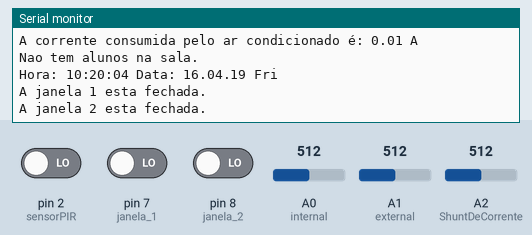
The sketch below on a simulated Arduino Uno, built with avr-gcc and run on an emulated ATmega328P. Parts: the last lines printed to the serial monitor. The inputs (shaded band) are chosen by the test bench; at power-on: A2 (ShuntDeCorrente) = 512, A0 (internal) = 512, pin 2 (sensorPIR) LOW, pin 7 (janela_1) LOW, pin 8 (janela_2) LOW, A1 (external) = 512. The local clock reads 2024-03-15 10:24:30 at power-on unless the sketch sets it.

Above: at 5.0 s.
5.1 s: A2 (ShuntDeCorrente) set to 495
At 6.9 s:
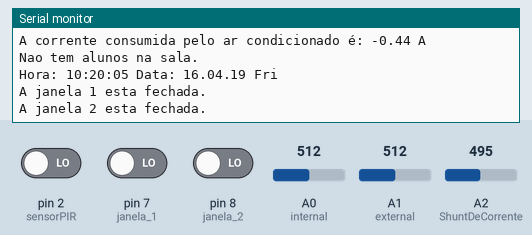
13.3 s: A0 (internal) set to 214
At 15.1 s:
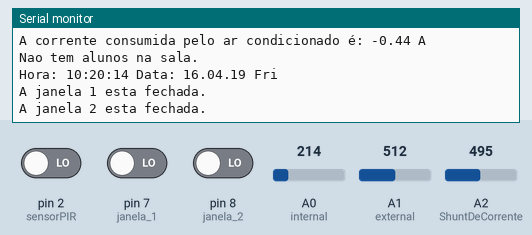
17.7 s: A0 (internal) set to 193
At 18.6 s:
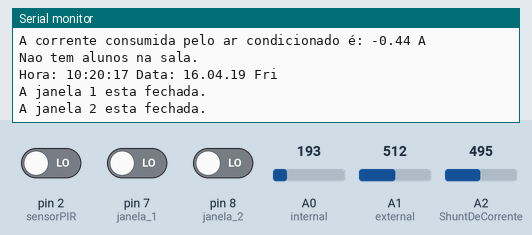
Timing chart, 0 to 20.7 s (numbered marks = the images above; inputs shaded):
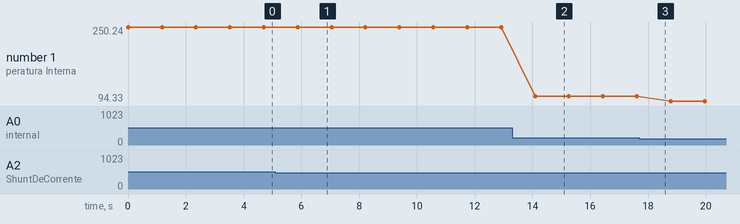

The sketch:

Software_do_sistema.ino
```cpp
/*
 * =====================================================================================================
 * Projeto: Função de medir temperatura
 * Autores: Elismar Silva Pereira, Bruna Cavalcanti
 * Professor: Moacy
 * =====================================================================================================
 *
 *
 * Logs do programa:
 *
 *  Versão 0.1a (07 de abril de 2019):
 *    -Principais Funções adicionadas;
 *    -Leitura de sensores e mapeamento de hardware;
 *    -Suporte para sensor de presença, monitor real de tempoe leitura de temperatura;
 *
 *    Versão 0.1.2a (11 de abril de 2019):
 *      -Modificação nas funções de temperaturas
 *      -Correção do BUG de escrita no Monitor Serial
 *
 *
 *  Versão 0.2a(14 de abril de 2019):
 *    -Adicionado prototipo para sensores magnéticos;
 *
 *
 *  Versão 0.3a (20 de abril de 2019):
 *    -Adicionado testes para monitoramento Serial (comunicação serial);
 *
 *
 *  Versão 0.4a (23 de abril de 2019):
 *    -Adicionado a função para calculo da corrente
 *      Obs: O calculo foi feito utilizando como referencia o circuito integrado ACS712 em sua versão x05B.
 *            Caso o usuário estiver usando outro modelo, mude a variável sensibilidade levando como referência
 *            a seguinte tabela:
 *                º x05B:
 *                  Sensibilidade = 0.185
 *
 *                º x20A:
 *                  Sensibilidade = 0.1
 *
 *                º X30A:
 *                  Sensibilidade = 0.066
 *
 *    Versão 0.4.1a (24 de abril de 2019):
 *      -Calculo de corrente modificado para uma maior precisão de leitura e escrita de dados
 *
 *
 *
 *
 */


//==================== Bibliotecas ====================
#include <DS1307.h> //Biblioteca do módulo DS1307 (Real Time Clock)


//====================  Hardware ======================
#define internal A0
#define external A1
#define ShuntDeCorrente A2
#define sensorPIR 2
#define janela_1 7
#define janela_2 8


//=============== Funções auxiliares ==================
void temperaturaInterna();
void temperaturaExterna();
void presencaAmbiente();
void CalculoCorrente();
void verificacaodeTempo();
void sensorMagnetico1();
void sensorMagnetico2();


//=================== Variáveis ========================
float temperaturaint = 0.00;
float temperaturaext = 0.00;
boolean presenca;
boolean janela1 = false;
boolean janela2 = false;
boolean LuzAmbiente = false;

//Função para chamar o módulo RTC com o objeto "rtc"
DS1307 rtc(A4,A5);  //SDA/SDL


//Setup
void setup() {
  //Para comunicação SERIAL
  Serial.begin(9600);

  //Setagem de pinos
  pinMode(internal, INPUT);
  pinMode(external, INPUT);
  pinMode(sensorPIR, INPUT);
  pinMode(janela_1, INPUT);
  pinMode(janela_2, INPUT);

  //Módulo DS-1307

  rtc.halt(false); //Aciona o relogio
  rtc.setDOW(MONDAY); //Dia da semana
  rtc.setTime(10,20,0); //Horário
  rtc.setDate(16,04,2019); //Data

  rtc.setSQWRate(SQW_RATE_1);
  rtc.enableSQW(true);
}


// Loop infinito
void loop() {
  temperaturaInterna();
  delay(1);
  temperaturaExterna();
  delay(1);
  CalculoCorrente();
  delay(1);
  presencaAmbiente();
  delay(1);
  verificacaodeTempo();
  delay(1);
  sensorMagnetico1();
  delay(1);
  sensorMagnetico2();
  delay(1000);
}


//Função para medir temperatura
void temperaturaInterna()
{
  temperaturaint = (float(analogRead(A0))*5/1023)/0.01;   //Calculo da temperatura
  Serial.print("Temperatura Interna: ");                  //Printo a temperatura interna
  Serial.print(temperaturaint);
  Serial.println(" C");
}


//Função para medir temperatura
void temperaturaExterna()
{
  temperaturaext = (float(analogRead(A1))*5/1023)/0.01;   //Calculo da temperatura
  Serial.print("Temperatura Externa: ");                  //Printo a temperatura interna
  Serial.print(temperaturaext);
  Serial.println(" C");
}


//Função para conferir se existe pessoas no local
void presencaAmbiente()
{

  presenca = digitalRead(sensorPIR);
  if(presenca == true)
  {
    Serial.println("Tem alunos na sala.");
  }
  else
  {
    Serial.println("Nao tem alunos na sala.");
  }

}


//Função para verificar e printar o tempo
void verificacaodeTempo()
{

  //Informações no Monitor Serial
  Serial.print("Hora: ");
  Serial.print(rtc.getTimeStr());                       //Função para printar a hora
  Serial.print(" ");
  Serial.print("Data: ");
  Serial.print(rtc.getDateStr(FORMAT_SHORT));           //Função para printar a data
  Serial.print(" ");
  Serial.println(rtc.getDOWStr(FORMAT_SHORT));

}


//Calculo de corrente
void CalculoCorrente()
{
  float sensibilidade = 0.185;
  float corrente = ((float(analogRead(ShuntDeCorrente))*5/1023) - 2.5)/sensibilidade;
  Serial.print("A corrente consumida pelo ar condicionado é: ");
  Serial.print(corrente);
  Serial.println(" A");
}


//Funções para leitura dos sensores magnéticos

void sensorMagnetico1()
{
  if(digitalRead(janela_1) == true){
    Serial.println("A janela 1 esta aberta.");
  }
  else{
    Serial.println("A janela 1 esta fechada.");
  }

}


void sensorMagnetico2()
{
  if(digitalRead(janela_2) == true){
    Serial.println("A janela 2 esta aberta.");
  }
  else{
    Serial.println("A janela 2 esta fechada.");
  }
  Serial.println("\n");
}
```

Measured:
- after the input at 5.1 s, the serial monitor: prints a new line after 0.84 s (image 1)
- after the input at 13.3 s, the serial monitor: prints a new line after 0.79 s (image 2)
- plotted number 1: 250.24 → 104.59 after the input at 13.3 s, 104.59 → 94.33 after the input at 17.7 s
